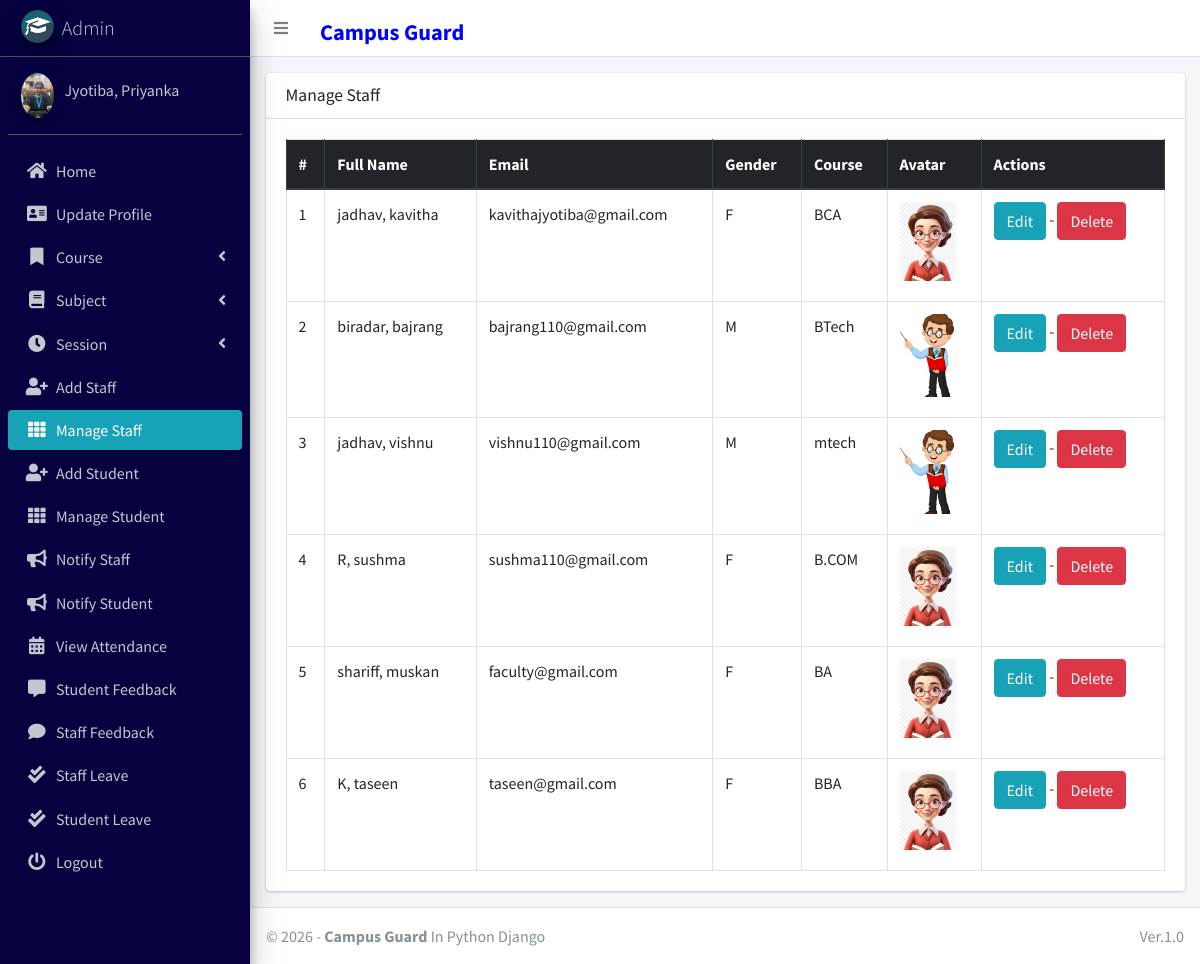
Page /staff/manage/ (signed in) on the committed database.
### main_app/models.py (models this page shows, shortened)
class CustomUser(AbstractUser):
    USER_TYPE = ((1, "HOD"), (2, "Staff"), (3, "Student"))
    GENDER = [("M", "Male"), ("F", "Female")]
    username = None  # Removed username, using email instead
    email = models.EmailField(unique=True)
    user_type = models.CharField(default=1, choices=USER_TYPE, max_length=1)
    gender = models.CharField(max_length=1, choices=GENDER)
    profile_pic = models.ImageField()
    address = models.TextField()
    fcm_token = models.TextField(default="")  # For firebase notifications
    created_at = models.DateTimeField(auto_now_add=True)
    updated_at = models.DateTimeField(auto_now=True)
    USERNAME_FIELD = "email"
    REQUIRED_FIELDS = []
    objects = CustomUserManager()
    def __str__(self):
        return self.last_name + ", " + self.first_name

class Staff(models.Model):
    course = models.ForeignKey(Course, on_delete=models.DO_NOTHING, null=True, blank=False)
    admin = models.OneToOneField(CustomUser, on_delete=models.CASCADE)

class Course(models.Model):
    name = models.CharField(max_length=120)
    created_at = models.DateTimeField(auto_now_add=True)
    updated_at = models.DateTimeField(auto_now=True)

### main_app/hod_views.py (the view)
# urls.py: path("staff/manage/", hod_views.manage_staff, name='manage_staff'),
def manage_staff(request):
    allStaff = CustomUser.objects.filter(user_type=2)
    context = {
        'allStaff': allStaff,
        'page_title': 'Manage Staff'
    }
    return render(request, "hod_template/manage_staff.html", context)

### main_app/templates/hod_template/manage_staff.html (shortened to what this page needs)
{% extends 'main_app/base.html' %}
{% load static %}
{% block content %}
<section class="content">
    <div class="container-fluid">
        <div class="row">
            <div class="col-md-12">
                <div class="card">
                    <div class="card-header">
                        <h3 class="card-title">{{page_title}}</h3>
                    </div>
                    <div class="card-body">
                        <table id="example2" class="table table-bordered table-hover">
                            <thead class="thead-dark">
                                <tr>
                                    <th>#</th>
                                    <th>Full Name</th>
                                    <th>Email</th>
                                    <th>Gender</th>
                                    <th>Course</th>
                                    <th>Avatar</th>
                                    <th>Actions</th>
                                </tr>
                            </thead>
                            <tbody>
                                {% for staff in allStaff %}
                                <tr>
                                    <td>{{ forloop.counter }}</td>
                                    <td>{{staff.last_name}}, {{staff.first_name}}</td>
                                    <td>{{staff.email}}</td>
                                    <td>{{staff.gender}}</td>
                                    <td>{{staff.staff.course.name}}</td>
                                    <td>
                                        {% if staff.profile_pic == ""  %}
                                        No Image
                                        {% else %}
                                        <img class="img img-fluid mb-2" height="56" width="56"
                                            src="{{staff.profile_pic}}" alt="">
                                        {% endif %}
                                    </td>
                                    <td>
                                        <a href="{% url 'edit_staff' staff.staff.id %}" class="btn btn-info">Edit</a> -
                                        <a href="{% url 'delete_staff' staff.staff.id %}" class="btn btn-danger" onclick="return confirm('Are you sure about this ?')">Delete</a>
                                    </td>
                                </tr>
                                {% endfor %}
                            </tbody>
                        </table>
                    </div>
                </div>
            </div>
        </div>
    </div>
</section>
{% endblock content %}

### main_app/templates/main_app/sidebar_template.html (shortened to what this page needs)
{% load static %}
<aside class="main-sidebar sidebar-dark-info elevation-4">
    {% if request.user.user_type == '1' %}
    <a href="{% url 'admin_home' %}" class="brand-link">
        <img src="{% static 'dist/img/cmsl.png' %} " alt="AdminLTE Logo"
            class="brand-image img-circle elevation-3" >
        <span class="brand-text font-weight-light">Admin</span>
    </a>
    <div class="sidebar">
        <div class="user-panel mt-3 pb-3 mb-3 d-flex">
            <div class="image">
                <img src="{{ request.user.profile_pic}}" class="img-circle elevation-2" alt="User Image">
            </div>
            <div class="info">
                <a href="#" class="d-block">{{user}}</a>
            </div>
        </div>
        <nav class="mt-2">
            <ul class="nav nav-pills nav-sidebar flex-column" data-widget="treeview" role="menu" data-accordion="false">
                <li class="nav-item">
                    {% url 'admin_home' as admin_home %}
                    <a href="{{admin_home}}" class="nav-link {% if admin_home == request.path %} active {% endif %}">
                        <i class="nav-icon fas fa-home"></i>
                        <p>
                            Home
                        </p>
                    </a>
                </li>
                <li class="nav-item">
                    {% url 'admin_view_profile' as admin_view_profile %}
                    <a href="{{admin_view_profile}}"
                        class="nav-link {% if admin_view_profile == request.path %} active {% endif %}">
                        <i class="nav-icon fas fa-address-card"></i>
                        <p>
                            Update Profile
                        </p>
                    </a>
                </li>
                <li class="nav-item has-treeview">
                    <a href="#" class="nav-link">
                        <i class="nav-icon fas fa-bookmark"></i>
                        <p>
                            Course
                            <i class="fas fa-angle-left right"></i>
                        </p>
                    </a>
                </li>
                <li class="nav-item has-treeview">
                    <a href="#" class="nav-link">
                        <i class="nav-icon fas fa-book"></i>
                        <p>
                            Subject
                            <i class="fas fa-angle-left right"></i>
                        </p>
                    </a>
                </li>
                <li class="nav-item has-treeview">
                    <a href="#" class="nav-link">
                        <i class="nav-icon fas fa-clock"></i>
                        <p>
                            Session
                            <i class="fas fa-angle-left right"></i>
                        </p>
                    </a>
                </li>
                <li class="nav-item">
                    {% url 'add_staff' as add_staff %}
                    <a href="{{add_staff}}" class="nav-link {% if add_staff == request.path %} active {% endif %}">
                        <i class="nav-icon fas fa-user-plus"></i>
                        <p>
                            Add Staff
                        </p>
                    </a>
                </li>
                <li class="nav-item">
                    {% url 'manage_staff' as manage_staff %}
                    {% url 'edit_staff' staff_id as edit_staff %}
                    <a href="{{manage_staff}}"
                        class="nav-link {% if manage_staff == request.path or request.path == edit_staff %} active {% endif %}">
                        <i class="nav-icon fas fa-th"></i>
                        <p>
                            Manage Staff
                        </p>
                    </a>
                </li>
                <li class="nav-item">
                    {% url 'add_student' as add_student%}
                    <a href="{{add_student}}" class="nav-link  {% if add_student == request.path %} active {% endif %}">
                        <i class="nav-icon fas fa-user-plus"></i>
                        <p>
                            Add Student
                        </p>
                    </a>
                </li>
                <li class="nav-item">
                    {% url 'manage_student' as manage_student %}
                    {% url 'edit_student' student_id as edit_student %}
                    <a href="{{manage_student}}"
                        class="nav-link  {% if edit_student == request.path or manage_student == request.path %} active {% endif %}">
                        <i class="nav-icon fas fa-th"></i>
                        <p>
                            Manage Student
                        </p>
                    </a>
                </li>
                <li class="nav-item">
                    {% url 'admin_notify_staff' as admin_notify_staff %}
                    <a href="{{admin_notify_staff}}"
                        class="nav-link {% if admin_notify_staff == request.path %} active {% endif %}">
                        <i class="nav-icon fas fa-bullhorn"></i>
                        <p>
                            Notify Staff
                        </p>
                    </a>
                </li>
                <li class="nav-item">
                    {% url 'admin_notify_student' as admin_notify_student %}
                    <a href="{{admin_notify_student}}"
                        class="nav-link {% if admin_notify_student == request.path %} active {% endif %}">
                        <i class="nav-icon fas fa-bullhorn"></i>
                        <p>
                            Notify Student
                        </p>
                    </a>
                </li>
                <li class="nav-item">
                    {% url 'admin_view_attendance' as admin_view_attendance %}
                <li class="nav-item">
                    <a href="{{admin_view_attendance}}"
                        class="nav-link  {% if admin_view_attendance == request.path %} active {% endif %}">
                        <i class="nav-icon fas fa-calendar-alt"></i>
                        <p>
                            View Attendance
                        </p>
                    </a>
                </li>
                <li class="nav-item">
                    {% url 'student_feedback_message' as student_feedback_message %}
                    <a href="{{ student_feedback_message }}"
                        class="nav-link  {% if student_feedback_message == request.path %} active {% endif %}">
                        <i class="nav-icon fas fa-comment-alt"></i>
                        <p>
                            Student Feedback
                        </p>
                    </a>
                </li>
                <li class="nav-item">
                    {% url 'staff_feedback_message' as staff_feedback_message %}
                    <a href="{{staff_feedback_message}}"
                        class="nav-link   {% if staff_feedback_message == request.path %} active {% endif %}">
                        <i class="nav-icon fas fa-comment"></i>
                        <p>
                            Staff Feedback
                        </p>
                    </a>
                </li>
                <li class="nav-item">
                    {% url 'view_staff_leave' as view_staff_leave %}
                    <a href="{{view_staff_leave}}"
                        class="nav-link  {% if view_staff_leave == request.path %} active {% endif %}">
                        <i class="nav-icon fas fa-check-double"></i>
                        <p>
                            Staff Leave
                        </p>
                    </a>
                </li>
                <li class="nav-item">
                    {% url 'view_student_leave' as view_student_leave %}
                    <a href="{% url 'view_student_leave' %}"
                        class="nav-link  {% if view_student_leave == request.path %} active {% endif %}">
                        <i class="nav-icon fas fa-check-double"></i>
                        <p>
                            Student Leave
                        </p>
                    </a>
                </li>
                                        {% endif %}
                                        <li class="nav-item">
                                            <a href="{% url 'user_logout' %}"
                                                onclick="return confirm('Your session would be terminated.\n\nProceed?')"
                                                class="nav-link">
                                                <i class="nav-icon fas fa-power-off"></i>
                                                <p>
                                                    Logout
                                                </p>
                                            </a>
                                        </li>
                                    </ul>
                                </nav>
                            </div>
</aside>

### rows in the picture
CustomUser: last_name+first_name "Jyotiba, Priyanka"
CustomUser: last_name "jadhav", first_name "kavitha", email "kavithajyotiba@gmail.com", gender "F", staff.course.name "BCA"
CustomUser: last_name "biradar", first_name "bajrang", email "bajrang110@gmail.com", gender "M", staff.course.name "BTech"
CustomUser: last_name "jadhav", first_name "vishnu", email "vishnu110@gmail.com", gender "M", staff.course.name "mtech"
CustomUser: last_name "R", first_name "sushma", email "sushma110@gmail.com", gender "F", staff.course.name "B.COM"
CustomUser: last_name "shariff", first_name "muskan", email "faculty@gmail.com", gender "F", staff.course.name "BA"
CustomUser: last_name "K", first_name "taseen", email "taseen@gmail.com", gender "F", staff.course.name "BBA"

### other values in the picture
{{ page_title }} "Manage Staff"
